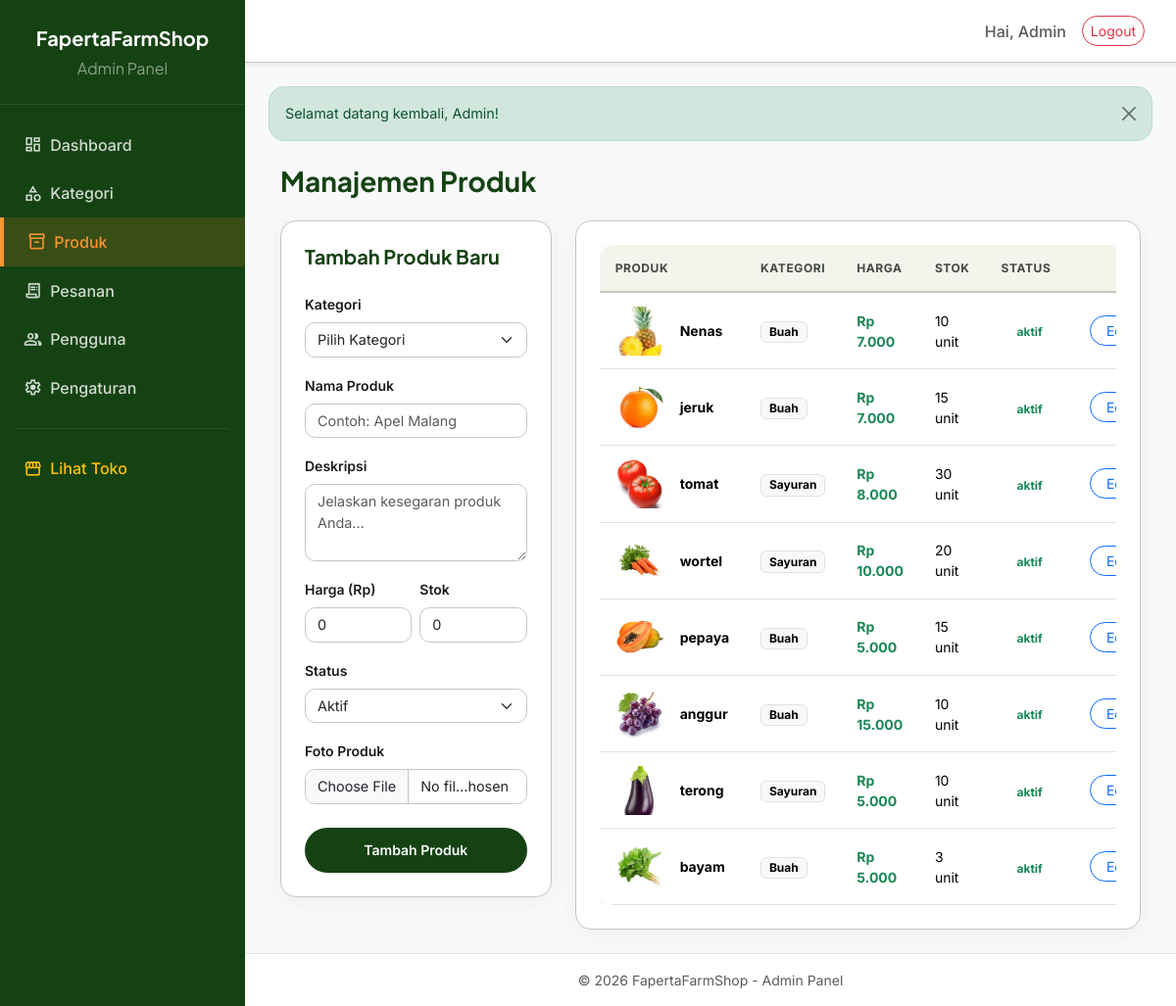
Page /admin/produk.php (signed in) on the committed database.
### tables this page shows
CREATE TABLE `produk` (
  `id` int(10) UNSIGNED NOT NULL,
  `id_kategori` int(10) UNSIGNED NOT NULL,
  `nama_produk` varchar(200) NOT NULL,
  `deskripsi` text NOT NULL,
  `harga` int(10) UNSIGNED NOT NULL,
  `stok` int(11) NOT NULL DEFAULT 0,
  `foto` longblob DEFAULT NULL,
  `status` enum('aktif','nonaktif') NOT NULL DEFAULT 'aktif',
  `created_at` timestamp NOT NULL DEFAULT current_timestamp()
);

CREATE TABLE `kategori` (
  `id` int(10) UNSIGNED NOT NULL,
  `nama_kategori` varchar(150) NOT NULL,
  `slug` varchar(170) NOT NULL,
  `created_at` timestamp NOT NULL DEFAULT current_timestamp()
);

### includes/helpers.php (called while the page is built, shortened)
<?php
function e(string $value): string
{
    return htmlspecialchars($value, ENT_QUOTES, 'UTF-8');
}
function base_url(string $path = ''): string
{
    $base = '/Web_Fap';
    return $base . '/' . ltrim($path, '/');
}
function format_rupiah(int $angka): string
{
    return 'Rp ' . number_format($angka, 0, ',', '.');
}

### admin/produk.php (the view, shortened to what this page needs)
<?php
require_once __DIR__ . '/../includes/db.php';
require_once __DIR__ . '/../includes/helpers.php';
$produkList = $pdo->query('SELECT p.*, k.nama_kategori FROM produk p JOIN kategori k ON k.id=p.id_kategori ORDER BY p.created_at DESC')->fetchAll();
$editProduk = null;
include __DIR__ . '/../includes/admin_header.php';
?>
<div class="container-fluid">
    <div class="d-flex justify-content-between align-items-center mb-4">
        <h3 class="fw-bold mb-0">Manajemen Produk</h3>
    </div>
    <div class="row g-4">
        <div class="col-12 col-xl-4">
            <div class="collapse d-md-block" id="formProduk">
                <div class="card border-0 shadow-sm">
                    <div class="card-body">
                        <h5 class="fw-bold mb-4"><?php echo $editProduk ? 'Edit Produk' : 'Tambah Produk Baru'; ?></h5>
                        <form method="POST" enctype="multipart/form-data">
                            <div class="mb-3">
                                <label class="form-label">Kategori</label>
                                <select name="id_kategori" class="form-select" required>
                                    <option value="" disabled <?php echo empty($editProduk) ? 'selected' : ''; ?>>Pilih Kategori</option>
                                </select>
                            </div>
                            <div class="mb-3">
                                <label class="form-label">Nama Produk</label>
                                <input name="nama_produk" class="form-control" value="<?php echo e($editProduk['nama_produk'] ?? ''); ?>" required placeholder="Contoh: Apel Malang">
                            </div>
                            <div class="mb-3">
                                <label class="form-label">Deskripsi</label>
                                <textarea name="deskripsi" class="form-control" rows="3" required placeholder="Jelaskan kesegaran produk Anda..."><?php echo e($editProduk['deskripsi'] ?? ''); ?></textarea>
                            </div>
                            <div class="row g-2 mb-3">
                                <div class="col-6">
                                    <label class="form-label">Harga (Rp)</label>
                                    <input name="harga" type="number" class="form-control" min="1" value="<?php echo (int)($editProduk['harga'] ?? 0); ?>" required>
                                </div>
                                <div class="col-6">
                                    <label class="form-label">Stok</label>
                                    <input name="stok" type="number" class="form-control" min="0" value="<?php echo (int)($editProduk['stok'] ?? 0); ?>" required>
                                </div>
                            </div>
                            <div class="mb-3">
                                <label class="form-label">Status</label>
                                <select name="status" class="form-select">
                                    <option value="aktif" <?php echo !empty($editProduk) && ($editProduk['status'] ?? '') === 'aktif' ? 'selected' : ''; ?>>Aktif</option>
                                </select>
                            </div>
                            <div class="mb-4">
                                <label class="form-label">Foto Produk</label>
                                <input type="file" name="foto" class="form-control" accept="image/*">
                            </div>
                            <button class="btn btn-primary-fill w-100 justify-content-center" type="submit" name="simpan_produk" value="1">
                                <?php echo $editProduk ? 'Simpan Perubahan' : 'Tambah Produk'; ?>
                            </button>
                        </form>
                    </div>
                </div>
            </div>
        </div>
        <div class="col-12 col-xl-8">
            <div class="card border-0 shadow-sm">
                <div class="card-body p-0">
                    <div class="table-responsive">
                        <table class="table table-hover align-middle mb-0">
                            <thead class="table-light">
                                <tr>
                                    <th class="ps-3">Produk</th>
                                    <th>Kategori</th>
                                    <th>Harga</th>
                                    <th>Stok</th>
                                    <th>Status</th>
                                    <th class="text-end pe-3">Aksi</th>
                                </tr>
                            </thead>
                            <tbody>
                                <?php foreach ($produkList as $p): ?>
                                    <tr>
                                        <td class="ps-3">
                                            <div class="d-flex align-items-center gap-3">
                                                <div class="rounded overflow-hidden flex-shrink-0" style="width:50px;height:50px;background:#f8f9fa">
                                                    <img src="<?php echo !empty($p['foto']) ? base_url('/uploads/produk/' . e($p['foto'])) : 'https://placehold.co/100x100?text=No+Foto'; ?>" class="w-100 h-100" style="object-fit:cover">
                                                </div>
                                                <div class="fw-bold" style="font-size:.875rem"><?php echo e($p['nama_produk']); ?></div>
                                            </div>
                                        </td>
                                        <td><span class="badge text-bg-light border"><?php echo e($p['nama_kategori']); ?></span></td>
                                        <td class="fw-bold text-success small"><?php echo e(format_rupiah((int)$p['harga'])); ?></td>
                                        <td class="small"><?php echo (int)$p['stok']; ?> unit</td>
                                        <td>
                                            <?php if (($p['status'] ?? '') === 'aktif'): ?>
                                                <span class="badge rounded-pill text-bg-success-subtle text-success px-3">aktif</span>
                                            <?php else: ?>
                                                <span class="badge rounded-pill text-bg-secondary-subtle text-secondary px-3">nonaktif</span>
                                            <?php endif; ?>
                                        </td>
                                        <td class="text-end pe-3">
                                            <div class="d-flex gap-2 justify-content-end">
                                                <a href="<?php echo base_url('/admin/produk.php?edit_id=' . (int)$p['id']); ?>" class="btn btn-outline-primary btn-sm rounded-pill px-3">Edit</a>
                                            </div>
                                        </td>
                                    </tr>
                                <?php endforeach; ?>
                            </tbody>
                        </table>
                    </div>
                </div>
            </div>
        </div>
    </div>
</div>
<?php include __DIR__ . '/../includes/admin_footer.php'; ?>

### assets/css/style.css (style rules this page uses)
:root { --clr-primary: #154212; --clr-primary-container: #2d5a27; --clr-primary-fixed: #bcf0ae; --clr-on-primary: #ffffff; --clr-secondary: #914d00; --clr-secondary-container: #fc9430; --clr-on-secondary: #ffffff; --clr-surface: #fafaf3; --clr-surface-low: #f4f4ed; --clr-surface-container: #eeeee7; --clr-surface-white: #ffffff; --clr-on-surface: #1a1c18; --clr-on-surface-var: #42493e; --clr-outline: #72796e; --clr-outline-var: #c2c9bb; --clr-error: #ba1a1a; --shadow-card: 0 4px 20px rgba(45, 90, 39, .06); --shadow-hover: 0 10px 28px rgba(45, 90, 39, .14); --radius-xl: 16px; --radius-2xl: 20px; --radius-pill: 9999px; --transition: all .25s ease; }
*, *::before, *::after { box-sizing: border-box; }
body { font-family: 'Inter', sans-serif; background: var(--clr-surface); color: var(--clr-on-surface); padding-bottom: 70px; }
@media (min-width: 768px) { body { padding-bottom: 0; } }
h1, h2, h3, h4, h5, h6 { font-family: 'Plus Jakarta Sans', sans-serif; color: var(--clr-primary); }
a { text-decoration: none; }
.btn-primary-fill { background: var(--clr-primary); color: var(--clr-on-primary); border: 2px solid var(--clr-primary); border-radius: var(--radius-pill); font-family: 'Inter', sans-serif; font-weight: 600; font-size: .875rem; padding: .65rem 1.75rem; transition: var(--transition); display: inline-flex; align-items: center; gap: .4rem; cursor: pointer; }
.form-control, .form-select { border-color: var(--clr-outline-var) !important; border-radius: .65rem !important; font-size: .9rem; transition: var(--transition); }
.form-label { font-weight: 600; font-size: .875rem; color: var(--clr-on-surface); }
.table { border-collapse: separate; border-spacing: 0; background: #fff; border-radius: var(--radius-xl); overflow: hidden; box-shadow: var(--shadow-card); }
.table thead th { background: var(--clr-surface-low); border-bottom: 2px solid var(--clr-outline-var); color: var(--clr-on-surface-var); font-weight: 700; text-transform: uppercase; font-size: .75rem; letter-spacing: .05em; padding: .9rem 1rem; }
.table td, .table th { padding: .85rem 1rem; vertical-align: middle; }
.table tbody tr { transition: var(--transition); }
.card { border: 1px solid var(--clr-outline-var) !important; border-radius: var(--radius-xl) !important; box-shadow: var(--shadow-card) !important; }
.card-body { padding: 1.5rem !important; }

### rows in the picture
produk: foto (picture), nama_produk "Nenas", id_kategori.nama_kategori "Buah", harga "Rp 7.000", stok "10", status "aktif"
produk: foto (picture), nama_produk "jeruk", id_kategori.nama_kategori "Buah", harga "Rp 7.000", stok "15", status "aktif"
produk: foto (picture), nama_produk "tomat", id_kategori.nama_kategori "Sayuran", harga "Rp 8.000", stok "30", status "aktif"
produk: foto (picture), nama_produk "wortel", id_kategori.nama_kategori "Sayuran", harga "Rp 10.000", stok "20", status "aktif"
produk: foto (picture), nama_produk "pepaya", id_kategori.nama_kategori "Buah", harga "Rp 5.000", stok "15", status "aktif"
produk: foto (picture), nama_produk "anggur", id_kategori.nama_kategori "Buah", harga "Rp 15.000", stok "10", status "aktif"
produk: foto (picture), nama_produk "terong", id_kategori.nama_kategori "Sayuran", harga "Rp 5.000", stok "10", status "aktif"
produk: foto (picture), nama_produk "bayam", id_kategori.nama_kategori "Buah", harga "Rp 5.000", stok "3", status "aktif"

### other values in the picture
$_SESSION['nama'] "Admin"
$msg "Selamat datang kembali, Admin!"
